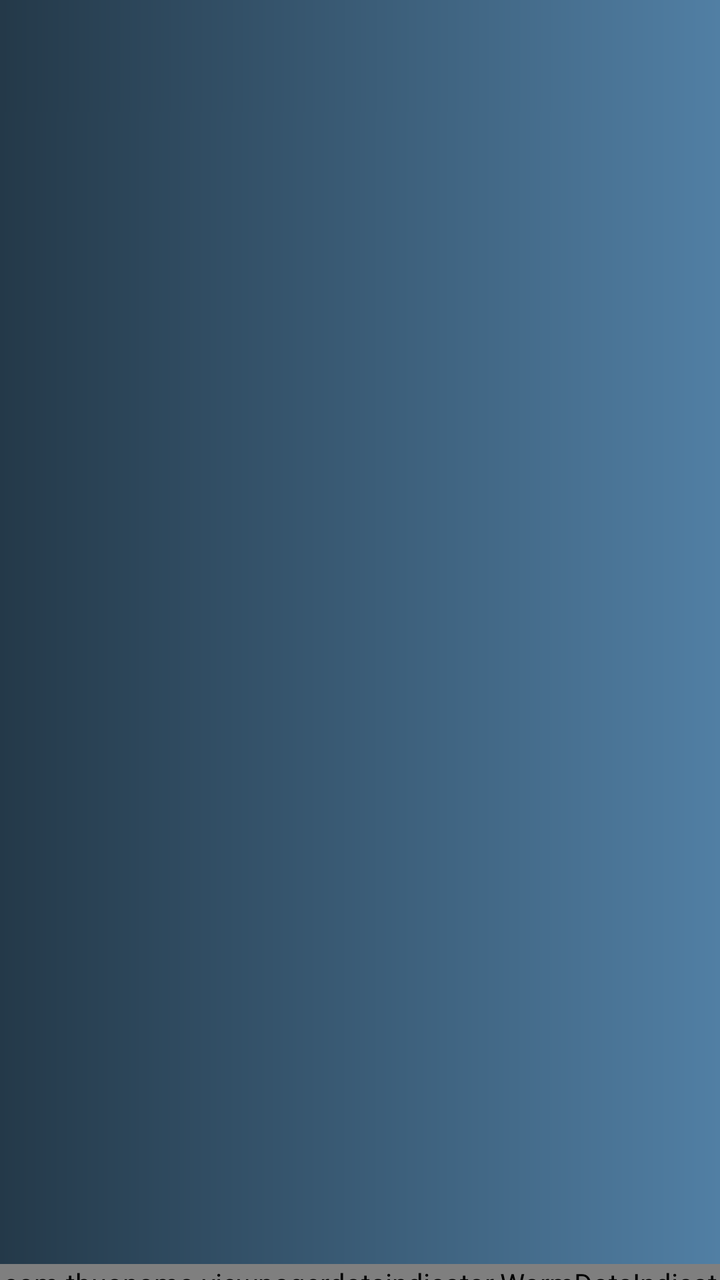
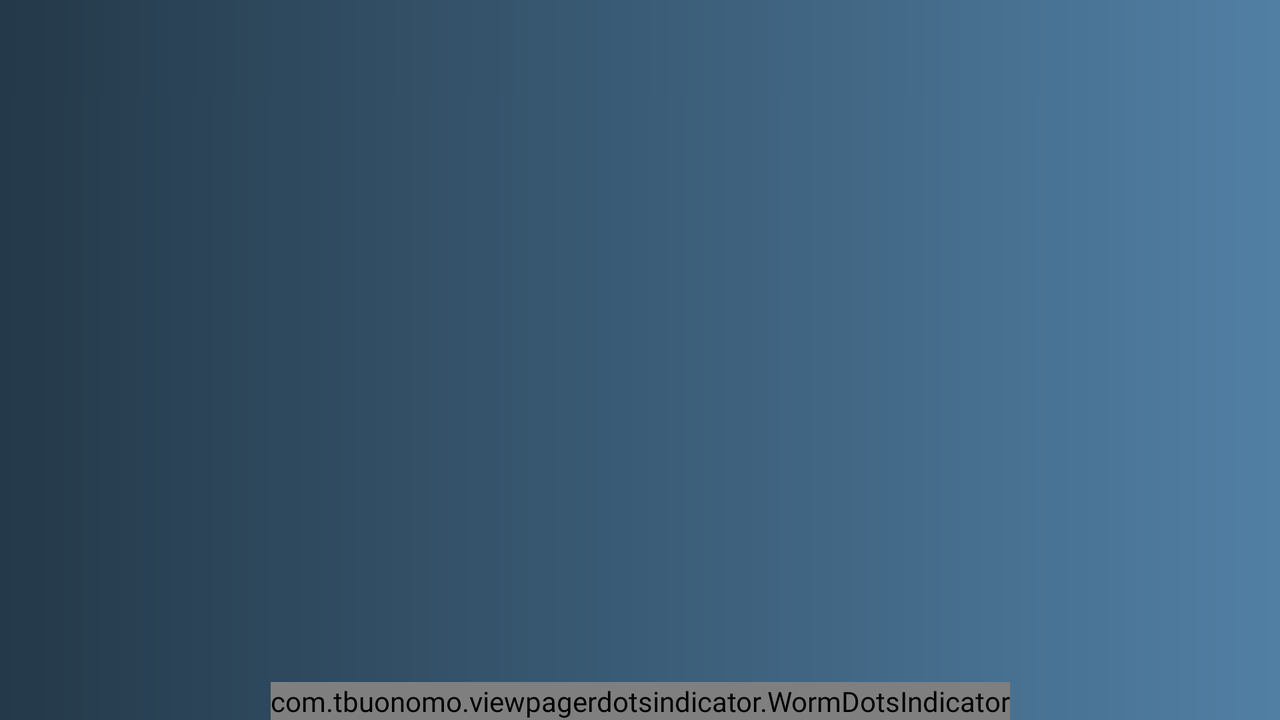

The same Android screen from two of the app's own layout files: first res/layout/ as a phone draws it, then the repository's variant for another configuration, drawn on a device whose configuration selects that folder. Both files follow.
<!-- AndroidManifest.xml: application theme Theme.Weather -->
<!-- res/layout/activity_main.xml -->
<?xml version="1.0" encoding="utf-8"?>
<layout xmlns:tools="http://schemas.android.com/tools"
    xmlns:android="http://schemas.android.com/apk/res/android"
    xmlns:app="http://schemas.android.com/apk/res-auto">
<androidx.constraintlayout.widget.ConstraintLayout
    android:layout_width="match_parent"
    android:layout_height="match_parent"
    tools:context=".ui.MainActivity"
    tools:background="@drawable/gradient">


    <androidx.appcompat.widget.Toolbar
        android:id="@+id/toolbar"
        android:layout_width="match_parent"
        android:layout_height="wrap_content"
        android:layout_marginStart="1dp"
        android:minHeight="?android:attr/actionBarSize"
        app:theme="@style/ToolBarStyle"
        android:background="@drawable/gradient"
        app:titleTextAppearance="@style/ToolbarTitle"
        app:subtitleTextAppearance="@style/ToolbarSubtitle"
        app:layout_constraintStart_toStartOf="parent"
        app:layout_constraintTop_toTopOf="parent" />

    <androidx.viewpager2.widget.ViewPager2
        android:id="@+id/viewpager2"
        android:layout_width="match_parent"
        android:layout_height="0dp"
        app:layout_constraintHeight_percent="0.9"
        app:layout_constraintStart_toStartOf="parent"
        app:layout_constraintTop_toBottomOf="@+id/toolbar"
        >

    </androidx.viewpager2.widget.ViewPager2>

    <com.tbuonomo.viewpagerdotsindicator.WormDotsIndicator
        android:id="@+id/worm_dots_indicator"
        android:layout_width="wrap_content"
        android:layout_height="wrap_content"
        app:layout_constraintStart_toStartOf="parent"
        app:layout_constraintEnd_toEndOf="parent"
        app:layout_constraintTop_toBottomOf="@+id/viewpager2"
        app:dotsColor="@color/white"
        app:dotsStrokeColor="@color/white"
        app:dotsCornerRadius="8dp"
        app:dotsSize="10dp"
        app:dotsSpacing="4dp"
        app:dotsStrokeWidth="2dp"
        />


</androidx.constraintlayout.widget.ConstraintLayout>
</layout>
<!-- resources referenced by this layout -->
<resources>
  <color name="white">#FFFFFFFF</color>
  <!-- drawable gradient (drawable) -->
  <?xml version="1.0" encoding="utf-8"?>
  <shape xmlns:android="http://schemas.android.com/apk/res/android">
      <gradient
          android:type="linear"
          android:angle="0"
          android:startColor="#243949"
          android:endColor="#517fa4" />
  </shape>
  <style name="ToolBarStyle" parent="Theme.AppCompat">
          <item name="android:textColorPrimary">@android:color/white</item>
          <item name="android:textColorSecondary">@color/gray_light</item>
  
      </style>
  <style name="Theme.Weather" parent="Theme.MaterialComponents.Light.NoActionBar">
          
          <item name="colorPrimary">@color/navy_blue</item>
          <item name="colorPrimaryVariant">@color/dark_blue</item>
          <item name="colorOnPrimary">@color/white</item>
          
          <item name="colorSecondary">@color/teal_700</item>
          <item name="colorSecondaryVariant">@color/teal_700</item>
          <item name="colorOnSecondary">@color/black</item>
          
          <item name="android:forceDarkAllowed" tools:targetApi="q">false</item>
          <item name="android:statusBarColor">?attr/colorPrimaryVariant</item>
          
          <item name="android:fontFamily">@font/roboto_light</item>
          <item name="fontFamily">@font/roboto_light</item>
          <item name="android:windowBackground">@drawable/gradient</item>
  
          <item name="android:windowDrawsSystemBarBackgrounds">false</item>
          <item name="android:fitsSystemWindows">true</item>
      </style>
  <color name="gray_light">#E4E4E4</color>
  <color name="navy_blue">#000080</color>
  <color name="dark_blue">#000080</color>
  <color name="teal_700">#FF018786</color>
  <color name="black">#FF000000</color>
</resources>
<!-- res/layout-land/activity_main.xml (the repository's variant of the layout above) -->
<!-- drawn on the phone turned sideways -->
<?xml version="1.0" encoding="utf-8"?>
<layout xmlns:tools="http://schemas.android.com/tools"
    xmlns:android="http://schemas.android.com/apk/res/android"
    xmlns:app="http://schemas.android.com/apk/res-auto">
<androidx.constraintlayout.widget.ConstraintLayout
    android:layout_width="match_parent"
    android:layout_height="match_parent"
    tools:context=".ui.MainActivity"
    tools:background="@drawable/gradient">


    <androidx.appcompat.widget.Toolbar
        android:id="@+id/toolbar"
        android:layout_width="match_parent"
        android:layout_height="wrap_content"
        android:layout_marginStart="1dp"
        android:minHeight="?android:attr/actionBarSize"
        app:theme="@style/ToolBarStyle"
        app:titleTextAppearance="@style/ToolbarTitle"
        app:subtitleTextAppearance="@style/ToolbarSubtitle"
        android:background="@drawable/gradient"
        app:layout_constraintStart_toStartOf="parent"
        app:layout_constraintTop_toTopOf="parent" />

    <androidx.viewpager2.widget.ViewPager2
        android:id="@+id/viewpager2"
        android:layout_width="match_parent"
        android:layout_height="0dp"
        app:layout_constraintHeight_percent="0.8"
        app:layout_constraintStart_toStartOf="parent"
        app:layout_constraintTop_toBottomOf="@+id/toolbar">

    </androidx.viewpager2.widget.ViewPager2>

    <com.tbuonomo.viewpagerdotsindicator.WormDotsIndicator
        android:id="@+id/worm_dots_indicator"
        android:layout_width="wrap_content"
        android:layout_height="wrap_content"
        app:layout_constraintStart_toStartOf="parent"
        app:layout_constraintEnd_toEndOf="parent"
        app:layout_constraintBottom_toBottomOf="parent"
        app:dotsColor="@color/white"
        app:dotsStrokeColor="@color/white"
        app:dotsCornerRadius="8dp"
        app:dotsSize="10dp"
        app:dotsSpacing="4dp"
        app:dotsStrokeWidth="2dp"
        />


</androidx.constraintlayout.widget.ConstraintLayout>
</layout>
